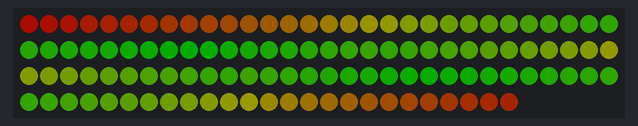
Recording of a sketch running on a simulated Arduino Uno, built with avr-gcc and run on an emulated ATmega328P. On the bench: 115 RGB LEDs in strip order, left to right, continuing on the next row. Dim RGB values are drawn brighter than linear.

Above: at 0.1 s.

The sketch:

LED_Control.ino
```cpp
#include <Adafruit_NeoPixel.h>


#define LED_PIN 9
#define LED_COUNT 115
#define NUMLEDS 120
#define BRIGHTNESS 50

Adafruit_NeoPixel strip(LED_COUNT, LED_PIN, NEO_GRBW + NEO_KHZ800);

bool do_ = true;    //to make the main program only loop once and store the state
int colormin = 0;   //the minimum color
float colormax = 3000;//maximum color
int colors[NUMLEDS][3];

int positions[NUMLEDS][2] = {{493,215},{480,288},{467,362},{455,435},{442,508},{429,582},{416,655},{403,728},
                                  {390,801},{378,875},{365,948},{352,1021},{339,1095},{326,1168},{313,1241},{301,1315},
                                  {288,1388},{275,1461},{262,1535},{249,1608},{236,1681},{224,1754},{211,1828},{198,1901},
                                  {185,1974},{172,2048},{159,2121},{147,2194},{134,2268},{121,2341},{163,2403},{205,2465},
                                  {247,2527},{289,2590},{331,2652},{373,2714},{415,2776},{457,2838},{500,2900},{466,2819},
                                  {432,2738},{398,2657},{364,2576},{330,2495},{297,2414},{263,2333},{229,2252},{195,2171},
                                  {284,2297},{304,2228},{323,2159},{343,2090},{363,2021},{382,1952},{402,1884},{421,1815},
                                  {441,1746},{460,1677},{480,1608},{500,1539},{519,1608},{539,1677},{558,1746},{578,1815},
                                  {597,1884},{617,1952},{636,2021},{656,2090},{676,2159},{695,2228},{715,2297},{804,2171},
                                  {772,2249},{741,2326},{710,2403},{679,2480},{647,2558},{616,2635},{585,2712},{554,2789},
                                  {522,2867},{562,2808},{601,2750},{641,2691},{680,2633},{720,2575},{759,2516},{799,2458},
                                  {839,2399},{878,2341},{866,2270},{853,2199},{841,2128},{829,2056},{816,1985},{804,1914},
                                  {791,1843},{779,1772},{767,1701},{754,1630},{742,1559},{730,1487},{717,1416},{705,1345},
                                  {693,1274},{680,1203},{668,1132},{655,1061},{643,990},{631,919},{618,847},{606,776},{594,705},
                                  {581,634},{569,563},{556,492},{544,421},{532,350},{520,280},{507,210}};

void setup() {
  Serial.begin(9600);
  strip.begin();           // INITIALIZE NeoPixel strip object (REQUIRED)
  strip.show();            // Turn OFF all pixels ASAP
  strip.setBrightness(BRIGHTNESS);
  randomSeed(analogRead(0));
}

float linear_to_srgb_float(float x) {
    if (x <= 0.0f)
        return 0.0f;
    else if (x >= 1.0f)
        return 1.0f;
    else if (x < 0.0031308f)
        return x * 12.92f;
    else
        return powf(x, 1.0f / 2.4f) * 1.055f - 0.055f;
}

float srgb_to_linear_float(float x) {
    if (x <= 0.0f)
        return 0.0f;
    else if (x >= 1.0f)
        return 1.0f;
    else if (x < 0.04045f)
        return x / 12.92f;
    else
        return powf((x + 0.055f) / 1.055f, 2.4f);
}

int * compand(int rgb_int[3], bool inverse){    //calculate the compand
float rgb[3];

  for(int i = 0; i < 3; i++){
    rgb[i] = (float)rgb_int[i];
  }

  static int result[3];                       //define array to store final result
  for(int c = 0; c < 3; c++){                 //iterate over colors
    rgb[c] = rgb[c] / 255;                    //normalize?
    if(inverse){                              //choose if its an inverse compand
      srgb_to_linear_float(rgb[c]);}

    else{                                     //if not inverse
      linear_to_srgb_float(rgb[c]);}

    result[c] = rgb[c] * 255; //restore to original data size
   }

    return result;            //return the result of the compand
}

void staticGradient(int grcolor1[3],int grcolor2[3]){
  int * color1_;       //define pointer for color1 array
  static int color1[3];      //real color1 array
  int * color2_;       //define pointer for color2 array
  static int color2[3];      //real color2 array

  int * resultfinal;      //init the final result variable
  float factor;           //init the factor variable
  int res[3];           //init the result variable

  color1_ = compand(grcolor1,true);   //calculate compand for color1

  for(int i = 0; i < 3; i++){       //convert pointer to object
  color1[i] = *(color1_ + i);
  }

  color2_ = compand(grcolor2,true);   //calculate compand for color2

  for(int i = 0; i < 3; i++){       //convert pointer to object
    color2[i] = *(color2_ + i);
    }

  for(int i = 0; i < 3; i++){       //convert pointer to object
    color2[i] = *(color2_ + i);
    }

  for(int iterleds = 0; iterleds < NUMLEDS; iterleds++){  //iterate through list of LEDs
    factor = positions[iterleds][1] / colormax;           //calculate the factor

    for(int colorpos = 0; colorpos < 3; colorpos++){      //iterate through,  calculating LED values

      res[colorpos] = color1[colorpos] * (1 - factor) + color2[colorpos] * factor;  //calculate result
    }

    resultfinal = compand(res,false);                     //recalculate the final result

    for(int i = 0; i < 3; i++){
      colors[iterleds][i] = *(resultfinal + i);           //add results to the color list
      }
    }
  }


void loop() {
  int gradstart[3] = {255,0,0};  //define gradient start
  int gradend[3] = {0,255,0};    //define gradient end

  staticGradient(gradstart,gradend); //generate static gradient

  for(int led = 0; led < NUMLEDS; led++){

    strip.setPixelColor(led, strip.Color(colors[led][0],colors[led][1],colors[led][2]));
  }
  strip.show();
  delay(1000);

}
```

Proc1.ino
```cpp

```
